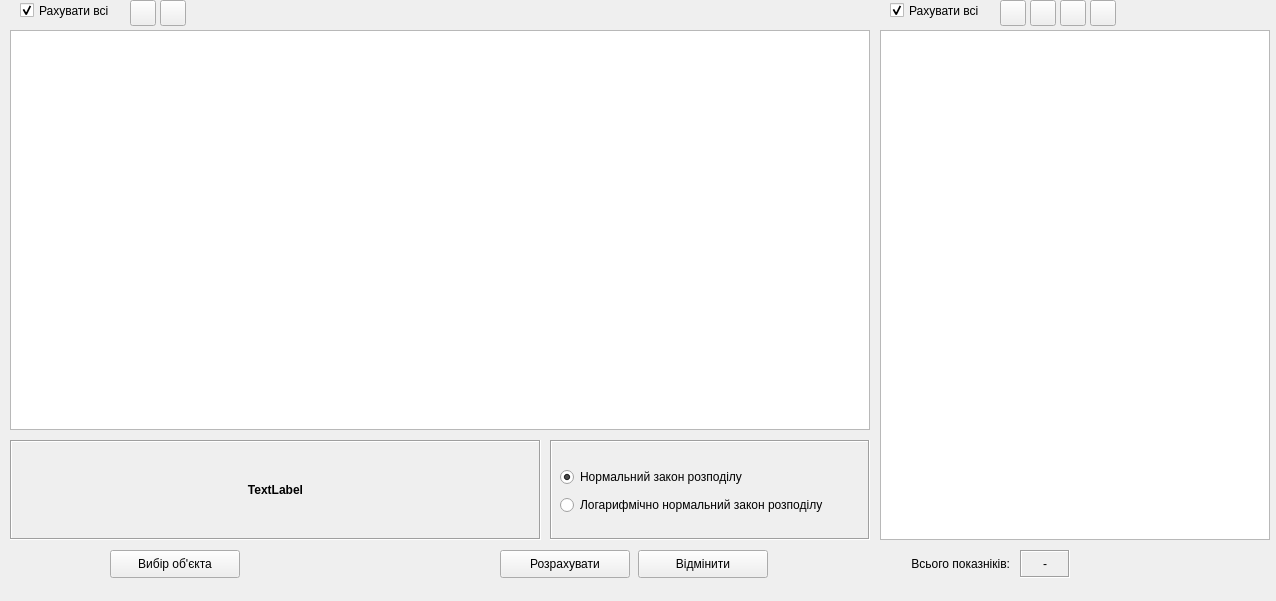
  <widget class="QWidget" name="page">
   <property name="geometry">
    <rect>
     <x>0</x>
     <y>0</y>
     <width>1276</width>
     <height>601</height>
    </rect>
   </property>
   <attribute name="label">
    <string>Обчислення нормативних та розрахункових значень характеристик ґрунтів, представлених однієї величиною</string>
   </attribute>
   <widget class="QLabel" name="label_4">
    <property name="geometry">
     <rect>
      <x>890</x>
      <y>550</y>
      <width>120</width>
      <height>28</height>
     </rect>
    </property>
    <property name="text">
     <string>Всього показніків:</string>
    </property>
    <property name="alignment">
     <set>Qt::AlignRight|Qt::AlignTrailing|Qt::AlignVCenter</set>
    </property>
   </widget>
   <widget class="QToolButton" name="toolButton_7">
    <property name="geometry">
     <rect>
      <x>1000</x>
      <y>0</y>
      <width>26</width>
      <height>26</height>
     </rect>
    </property>
    <property name="toolTip">
     <string>Додати рядок до таблиці результатів випробувань грунтів</string>
    </property>
    <property name="statusTip">
     <string>Додавання рядка до таблиці</string>
    </property>
    <property name="locale">
     <locale language="Ukrainian" country="Ukraine"/>
    </property>
    <property name="text">
     <string/>
    </property>
    <property name="icon">
     <iconset>
      <normaloff>../icons/16x16/list-add.png</normaloff>../icons/16x16/list-add.png</iconset>
    </property>
    <property name="arrowType">
     <enum>Qt::NoArrow</enum>
    </property>
   </widget>
   <widget class="QToolButton" name="toolButton_8">
    <property name="geometry">
     <rect>
      <x>130</x>
      <y>0</y>
      <width>26</width>
      <height>26</height>
     </rect>
    </property>
    <property name="toolTip">
     <string>Додати рядок до таблиці інженерно-геологічних елементів</string>
    </property>
    <property name="statusTip">
     <string>Додавання рядка до таблиці</string>
    </property>
    <property name="locale">
     <locale language="Ukrainian" country="Ukraine"/>
    </property>
    <property name="text">
     <string/>
    </property>
    <property name="icon">
     <iconset>
      <normaloff>../icons/16x16/list-add.png</normaloff>../icons/16x16/list-add.png</iconset>
    </property>
    <property name="arrowType">
     <enum>Qt::NoArrow</enum>
    </property>
   </widget>
   <widget class="QCheckBox" name="checkBox_3">
    <property name="geometry">
     <rect>
      <x>20</x>
      <y>0</y>
      <width>105</width>
      <height>21</height>
     </rect>
    </property>
    <property name="text">
     <string>Рахувати всі</string>
    </property>
    <property name="checked">
     <bool>true</bool>
    </property>
   </widget>
   <widget class="QToolButton" name="toolButton_9">
    <property name="geometry">
     <rect>
      <x>1090</x>
      <y>0</y>
      <width>26</width>
      <height>26</height>
     </rect>
    </property>
    <property name="toolTip">
     <string>Вилучити всі рядки з таблиці</string>
    </property>
    <property name="statusTip">
     <string>Вилучення всіх рядків з таблиці результатів зрізних випробувань</string>
    </property>
    <property name="text">
     <string/>
    </property>
    <property name="icon">
     <iconset>
      <normaloff>../icons/16x16/edit-table-delete-row.png</normaloff>../icons/16x16/edit-table-delete-row.png</iconset>
    </property>
   </widget>
   <widget class="QPushButton" name="pushButton_4">
    <property name="geometry">
     <rect>
      <x>110</x>
      <y>550</y>
      <width>130</width>
      <height>28</height>
     </rect>
    </property>
    <property name="text">
     <string>Вибір об'єкта</string>
    </property>
    <property name="icon">
     <iconset>
      <normaloff>../icons/16x16/crane.png</normaloff>../icons/16x16/crane.png</iconset>
    </property>
   </widget>
   <widget class="QLabel" name="label_5">
    <property name="geometry">
     <rect>
      <x>1020</x>
      <y>550</y>
      <width>50</width>
      <height>28</height>
     </rect>
    </property>
    <property name="frameShape">
     <enum>QFrame::Box</enum>
    </property>
    <property name="frameShadow">
     <enum>QFrame::Sunken</enum>
    </property>
    <property name="text">
     <string>-</string>
    </property>
    <property name="alignment">
     <set>Qt::AlignCenter</set>
    </property>
   </widget>
   <widget class="QLabel" name="label_6">
    <property name="geometry">
     <rect>
      <x>10</x>
      <y>440</y>
      <width>531</width>
      <height>100</height>
     </rect>
    </property>
    <property name="font">
     <font>
      <weight>75</weight>
      <bold>true</bold>
     </font>
    </property>
    <property name="frameShape">
     <enum>QFrame::Box</enum>
    </property>
    <property name="frameShadow">
     <enum>QFrame::Sunken</enum>
    </property>
    <property name="text">
     <string>TextLabel</string>
    </property>
    <property name="alignment">
     <set>Qt::AlignCenter</set>
    </property>
    <property name="wordWrap">
     <bool>true</bool>
    </property>
    <property name="margin">
     <number>3</number>
    </property>
    <property name="textInteractionFlags">
     <set>Qt::TextSelectableByMouse</set>
    </property>
   </widget>
   <widget class="QToolButton" name="toolButton_10">
    <property name="geometry">
     <rect>
      <x>160</x>
      <y>0</y>
      <width>26</width>
      <height>26</height>
     </rect>
    </property>
    <property name="toolTip">
     <string>Вилучити рядок з таблиці інженерно-геологічних елементів</string>
    </property>
    <property name="statusTip">
     <string>Вилучення рядка з таблиці</string>
    </property>
    <property name="text">
     <string/>
    </property>
    <property name="icon">
     <iconset>
      <normaloff>../icons/16x16/list-remove.png</normaloff>../icons/16x16/list-remove.png</iconset>
    </property>
   </widget>
   <widget class="QToolButton" name="toolButton_11">
    <property name="geometry">
     <rect>
      <x>1030</x>
      <y>0</y>
      <width>26</width>
      <height>26</height>
     </rect>
    </property>
    <property name="toolTip">
     <string>Вилучити рядок з таблиці результатів випробувань грунтів</string>
    </property>
    <property name="statusTip">
     <string>Вилучення рядка з таблиці</string>
    </property>
    <property name="text">
     <string/>
    </property>
    <property name="icon">
     <iconset>
      <normaloff>../icons/16x16/list-remove.png</normaloff>../icons/16x16/list-remove.png</iconset>
    </property>
   </widget>
   <widget class="QCheckBox" name="checkBox_4">
    <property name="geometry">
     <rect>
      <x>890</x>
      <y>0</y>
      <width>105</width>
      <height>21</height>
     </rect>
    </property>
    <property name="text">
     <string>Рахувати всі</string>
    </property>
    <property name="checked">
     <bool>true</bool>
    </property>
   </widget>
   <widget class="QPushButton" name="pushButton_5">
    <property name="geometry">
     <rect>
      <x>500</x>
      <y>550</y>
      <width>130</width>
      <height>28</height>
     </rect>
    </property>
    <property name="text">
     <string>Розрахувати</string>
    </property>
    <property name="icon">
     <iconset>
      <normaloff>../icons/16x16/accessories-calculator.png</normaloff>../icons/16x16/accessories-calculator.png</iconset>
    </property>
   </widget>
   <widget class="QTableView" name="tableFiz">
    <property name="geometry">
     <rect>
      <x>880</x>
      <y>30</y>
      <width>390</width>
      <height>510</height>
     </rect>
    </property>
    <attribute name="verticalHeaderDefaultSectionSize">
     <number>25</number>
    </attribute>
   </widget>
   <widget class="QPushButton" name="pushButton_6">
    <property name="geometry">
     <rect>
      <x>638</x>
      <y>550</y>
      <width>130</width>
      <height>28</height>
     </rect>
    </property>
    <property name="text">
     <string>Відмінити</string>
    </property>
    <property name="icon">
     <iconset>
      <normaloff>../icons/16x16/dialog-cancel.png</normaloff>../icons/16x16/dialog-cancel.png</iconset>
    </property>
   </widget>
   <widget class="QTableView" name="tableIGEFiz">
    <property name="geometry">
     <rect>
      <x>10</x>
      <y>30</y>
      <width>860</width>
      <height>400</height>
     </rect>
    </property>
    <property name="locale">
     <locale language="Ukrainian" country="Ukraine"/>
    </property>
    <attribute name="verticalHeaderDefaultSectionSize">
     <number>25</number>
    </attribute>
   </widget>
   <widget class="QToolButton" name="toolButton_12">
    <property name="geometry">
     <rect>
      <x>1060</x>
      <y>0</y>
      <width>26</width>
      <height>26</height>
     </rect>
    </property>
    <property name="toolTip">
     <string>Імпортувати дані з файлу формату CSV</string>
    </property>
    <property name="statusTip">
     <string>Імпортує дані з файлу формату CSV</string>
    </property>
    <property name="text">
     <string/>
    </property>
    <property name="icon">
     <iconset>
      <normaloff>../icons/16x16/document-import.png</normaloff>../icons/16x16/document-import.png</iconset>
    </property>
   </widget>
   <widget class="QFrame" name="frame_2">
    <property name="geometry">
     <rect>
      <x>550</x>
      <y>440</y>
      <width>320</width>
      <height>100</height>
     </rect>
    </property>
    <property name="frameShape">
     <enum>QFrame::Box</enum>
    </property>
    <property name="frameShadow">
     <enum>QFrame::Sunken</enum>
    </property>
    <widget class="QRadioButton" name="radioButton_5">
     <property name="geometry">
      <rect>
       <x>10</x>
       <y>26</y>
       <width>300</width>
       <height>22</height>
      </rect>
     </property>
     <property name="text">
      <string>Нормальний закон розподілу</string>
     </property>
     <property name="checked">
      <bool>true</bool>
     </property>
    </widget>
    <widget class="QRadioButton" name="radioButton_6">
     <property name="geometry">
      <rect>
       <x>10</x>
       <y>54</y>
       <width>300</width>
       <height>22</height>
      </rect>
     </property>
     <property name="text">
      <string>Логарифмічно нормальний закон розподілу</string>
     </property>
    </widget>
   </widget>
  </widget>
